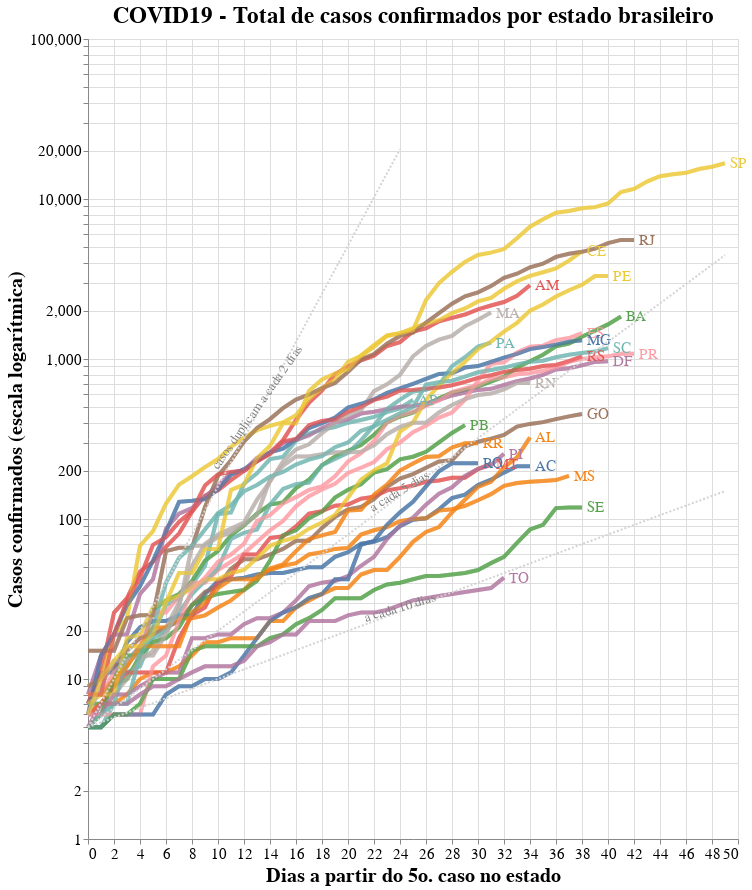

Notebook code for this chart:
### Code cell
import altair as alt

# Selection tool
selection = alt.selection_single(fields=['state'])
# Color change when clicked
color = alt.condition(selection,
                    alt.Color('state:N'),
                    alt.value('lightgray'))


# Base altair plot 
base = alt.Chart(cases_long, title="COVID19 - Total de casos confirmados por estado brasileiro").mark_line(strokeWidth=4, opacity=0.7).encode(
    x=alt.X('Day'),
    y=alt.Y('confirmed', scale=alt.Scale(type='log')),
    color=alt.Color('state', legend=None),
).properties(
    width=650,
    height=800
)

# Chart
chart = base.encode(
  color=alt.condition(selection, 'state:N', alt.value('lightgray')),
  tooltip=['state:N', 'yearmonthdate(Date):N', 'confirmed:N']
).add_selection(
  selection
)

# Overlay
overlay = base.encode(
  color='state',
  opacity=alt.value(0.5),
).transform_filter(
  selection
)

# Text labels
text = base.mark_text(
    align='left',
    dx=5,
    size=15
).encode(
    x=alt.X('Day', aggregate='max',  axis=alt.Axis(title='Dias a partir do 5o. caso no estado')),
    y=alt.Y('confirmed', aggregate={'argmax': 'Day'}, axis=alt.Axis(title='Casos confirmados (escala logarítmica)')),
    text='state'
).transform_filter(
    selection
)

# Add doubling line

## Death doubles every 2 days
j = 0
for i in range(0,cases_long.Day.max()):
    if 5*pow(2,(i/2)) < cases_long.confirmed.max():
      j = i+2

source2 = alt.sequence(start=0, stop=j, step=1, as_='x')

double2 = alt.Chart(source2).mark_line(strokeDash=[2,2]).transform_calculate(
    double2='5*pow(2,(datum.x/2))'
).transform_fold(
    ['double2']
).encode(
    x='x:Q',
    y='value:Q',
    color=alt.value('lightgray')
)

text2 = alt.Chart({'values':[{'x': 13, 'y': 500}]}).mark_text(
    text='casos duplicam a cada 2 dias', angle=305,
    size=13,
    color = 'gray'
).encode(
    x='x:Q', y='y:Q'
)

## Cases doubles every 5 days
j = 0
for i in range(0,cases_long.Day.max()):
    if 5*pow(2,(i/5)) < cases_long.confirmed.max():
      j = i+2

source5 = alt.sequence(start=0, stop=j, step=1, as_='x')

double5 = alt.Chart(source5).mark_line(strokeDash=[2,2]).transform_calculate(
    double5='5*pow(2,(datum.x/5))'
).transform_fold(
    ['double5']
).encode(
    x='x:Q',
    y='value:Q',
    color=alt.value('lightgray')
)

text5 = alt.Chart({'values':[{'x': 24, 'y': 150}]}).mark_text(
    text='a cada 5 dias', angle=329,
    size=13,
    color = 'gray'
).encode(
    x='x:Q', y='y:Q'
)

## Cases doubles every 10 days
j = 0
for i in range(0,cases_long.Day.max()):
    if 5*pow(2,(i/10)) < cases_long.confirmed.max():
      j = i+2

source10 = alt.sequence(start=0, stop=j, step=1, as_='x')

double10 = alt.Chart(source10).mark_line(strokeDash=[2,2]).transform_calculate(
    double10='5*pow(2,(datum.x/10))'
).transform_fold(
    ['double10']
).encode(
    x='x:Q',
    y='value:Q',
    color=alt.value('lightgray')
)

text10 = alt.Chart({'values':[{'x': 24, 'y': 28}]}).mark_text(
    text='a cada 10 dias', angle=343,
    size=13,
    color = 'gray'
).encode(
    x='x:Q', y='y:Q'
)

# Sum it all up
alt.layer(chart, overlay, text, double2, double5, double10, text2, text5, text10).configure_axis(
    labelFontSize=15,
    titleFontSize=20
).configure_title(
    fontSize=23
)


# Sum em up!
#chart + overlay + text

### Figure 1 — Vega-Lite specification as saved in the notebook (floating-point values rounded to 4 significant figures; data arrays with more than 128 entries replaced by an {"elided": "..."} marker saying what was removed)
{"config": {"view": {"continuousWidth": 400, "continuousHeight": 300}, "axis": {"labelFontSize": 15, "titleFontSize": 20}, "title": {"fontSize": 23}}, "layer": [{"data": {"name": "data-a560d2a7a57fa866d23331559147b6d1"}, "mark": {"type": "line", "opacity": 0.7, "strokeWidth": 4}, "encoding": {"color": {"condition": {"type": "nominal", "field": "state", "selection": "selector002"}, "value": "lightgray"}, "tooltip": [{"type": "nominal", "field": "state"}, {"type": "nominal", "field": "Date", "timeUnit": "yearmonthdate"}, {"type": "nominal", "field": "confirmed"}], "x": {"type": "quantitative", "field": "Day"}, "y": {"type": "quantitative", "field": "confirmed", "scale": {"type": "log"}}}, "height": 800, "selection": {"selector002": {"type": "single", "fields": ["state"]}}, "title": "COVID19 - Total de casos confirmados por estado brasileiro", "width": 650}, {"data": {"name": "data-a560d2a7a57fa866d23331559147b6d1"}, "mark": {"type": "line", "opacity": 0.7, "strokeWidth": 4}, "encoding": {"color": {"type": "nominal", "field": "state"}, "opacity": {"value": 0.5}, "x": {"type": "quantitative", "field": "Day"}, "y": {"type": "quantitative", "field": "confirmed", "scale": {"type": "log"}}}, "height": 800, "title": "COVID19 - Total de casos confirmados por estado brasileiro", "transform": [{"filter": {"selection": "selector002"}}], "width": 650}, {"data": {"name": "data-a560d2a7a57fa866d23331559147b6d1"}, "mark": {"type": "text", "align": "left", "dx": 5, "size": 15}, "encoding": {"color": {"type": "nominal", "field": "state", "legend": null}, "text": {"type": "nominal", "field": "state"}, "x": {"type": "quantitative", "aggregate": "max", "axis": {"title": "Dias a partir do 5o. caso no estado"}, "field": "Day"}, "y": {"type": "quantitative", "aggregate": {"argmax": "Day"}, "axis": {"title": "Casos confirmados (escala logarítmica)"}, "field": "confirmed"}}, "height": 800, "title": "COVID19 - Total de casos confirmados por estado brasileiro", "transform": [{"filter": {"selection": "selector002"}}], "width": 650}, {"data": {"sequence": {"start": 0, "stop": 25, "step": 1, "as": "x"}}, "mark": {"type": "line", "strokeDash": [2, 2]}, "encoding": {"color": {"value": "lightgray"}, "x": {"type": "quantitative", "field": "x"}, "y": {"type": "quantitative", "field": "value"}}, "transform": [{"calculate": "5*pow(2,(datum.x/2))", "as": "double2"}, {"fold": ["double2"]}]}, {"data": {"sequence": {"start": 0, "stop": 50, "step": 1, "as": "x"}}, "mark": {"type": "line", "strokeDash": [2, 2]}, "encoding": {"color": {"value": "lightgray"}, "x": {"type": "quantitative", "field": "x"}, "y": {"type": "quantitative", "field": "value"}}, "transform": [{"calculate": "5*pow(2,(datum.x/5))", "as": "double5"}, {"fold": ["double5"]}]}, {"data": {"sequence": {"start": 0, "stop": 50, "step": 1, "as": "x"}}, "mark": {"type": "line", "strokeDash": [2, 2]}, "encoding": {"color": {"value": "lightgray"}, "x": {"type": "quantitative", "field": "x"}, "y": {"type": "quantitative", "field": "value"}}, "transform": [{"calculate": "5*pow(2,(datum.x/10))", "as": "double10"}, {"fold": ["double10"]}]}, {"data": {"name": "data-bf3a284e2fbb064d7dde36f27f5d5a49"}, "mark": {"type": "text", "angle": 305, "color": "gray", "size": 13, "text": "casos duplicam a cada 2 dias"}, "encoding": {"x": {"type": "quantitative", "field": "x"}, "y": {"type": "quantitative", "field": "y"}}}, {"data": {"name": "data-a5e84210b4d4cca84e8909f0953192d0"}, "mark": {"type": "text", "angle": 329, "color": "gray", "size": 13, "text": "a cada 5 dias"}, "encoding": {"x": {"type": "quantitative", "field": "x"}, "y": {"type": "quantitative", "field": "y"}}}, {"data": {"name": "data-dbb29c180f31612da348591fe6fbeab2"}, "mark": {"type": "text", "angle": 343, "color": "gray", "size": 13, "text": "a cada 10 dias"}, "encoding": {"x": {"type": "quantitative", "field": "x"}, "y": {"type": "quantitative", "field": "y"}}}], "$schema": "https://vega.github.io/schema/vega-lite/v4.8.1.json", "datasets": {"data-a560d2a7a57fa866d23331559147b6d1": {"elided": "993 records"}, "data-bf3a284e2fbb064d7dde36f27f5d5a49": [{"x": 13, "y": 500}], "data-a5e84210b4d4cca84e8909f0953192d0": [{"x": 24, "y": 150}], "data-dbb29c180f31612da348591fe6fbeab2": [{"x": 24, "y": 28}]}}
